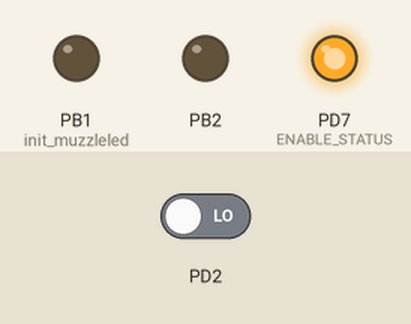
The program below on a simulated ATmega168, built with avr-gcc and emulated at 16 MHz. Parts: output pins drawn as LEDs (lit = HIGH). The test bench sets the inputs (shaded band); at power-on: PD2 LOW.

Above: at 1.2 s.
1.3 s: PD2 driven HIGH
Timing chart, 0 to 4.3 s (numbered marks = the images above; inputs shaded):
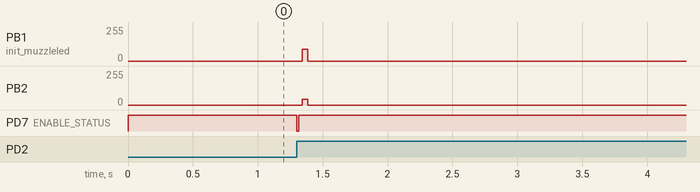

The program:

WeaponUnit.c
```c
// (licence header left out)
// CPU speed of 16 Mhz, is used by delay.h
#define F_CPU 16000000UL

#include <stddef.h>
#include <inttypes.h>
#include <util/delay.h>
#include <avr/io.h>
#include <avr/wdt.h>
#include <avr/interrupt.h>
#include "../FragWire/FragWire.h"
#include "../MilesTag/MilesTag.h"

// Team ID and player ID
#define TEAM_ID     MT_TID_GREEN
#define PLAYER_ID   0x54 // 7-bits, so should be less than 128
#define DAMAGE		MT_DAMAGE_35

// weapon states
#define DISABLED    0
#define ENABLED     1

// Infrared transmit data lengths for Timer0
#define TIMER0_16MHZ_2400USEC   150
#define TIMER0_16MHZ_1200USEC   75
#define TIMER0_16MHZ_600USEC    38

//#define TRIGGER_PULLUP    // If trigger has pullup resistor, define and undefine TRIGGER_PULLDOWN
#define TRIGGER_PULLDOWN    // If trigger has pulldown resistor, define and undefine TRIGGER_PULLUP

// Status LED
#define ENABLE_STATUS			PORTD |= (1 << PD7)
#define DISABLE_STATUS			PORTD &= ~(1 << PD7)
#define TOGGLE_STATUS			PORTD ^= (1 << PD7)

// function prototypes
void fw_process_packet(fw_packet fw_rx_packet);
void init_statusled(void);
void init_muzzleled(void);
void init_timer2(void);
void init_extint(void);
void fire(void);

/**
 * The state of the weapon
 * state can be ENABLED of DISABLED
 * If state is DISABLED the weapon will not respond at trigger
 */
unsigned char weapon_state = ENABLED;

/**
 * The weapon is cooling down
 */
unsigned char cooling_down = 0;

/**
 * FragWire packet (used to send)
 */
fw_packet fw_tx_packet;

/**
 * MilesTag shot packet (used to send)
 */
mt_shot_packet mt_tx_shot_packet;

/**
 * USART Receive buffer empty interrupt service routine
 * Handles the transmission of a FragWire packet
 */
ISR(USART_UDRE_vect)
{
	fw_ISR_USART_UDRE();
}

/**
 * Interrupt service routine for UART receive interrupt
 * Checks if UART receive buffer is not full and
 * pushes the received byte to the UART receive buffer
 */
ISR(USART_RX_vect) {
	fw_ISR_USART_RX();
}

/**
 * Interrupt service routine for Timer0 Output Compare Match A interrupt.
 * This routine is used by the infrared send protocol.
 */
ISR(TIMER0_COMPA_vect)
{
	mt_ISR_TIMER0_COMPA();
}

/**
 * Timer2 overflow interrupt routine
 * Allows a new shot to be fired
 */
ISR(TIMER2_OVF_vect)
{
	TCCR2B &= ~((1 << CS22) | (1 << CS21) | (1 << CS20)); // disable timer2
	cooling_down = 0;
	ENABLE_STATUS; // enable status LED
}

/**
 * Interrupt service routine for INT0
 * Trigger of the weapon initiates the interrupt
 * If it is allowed, shoot
 */
ISR(INT0_vect)
{
	fire();
}

/**
 * Main routine
 * Initializes system
 * Goes into endless loop and assembles packets.
 * Calls fw_process_packet() when a packet is assembled.
 */
int main(void)
{
    // init system
    fw_init(fw_process_packet);
    mt_tx_init();
    init_statusled();
    init_muzzleled();
	init_timer2();
	init_extint();

    wdt_enable(WDTO_1S); // enable watchdog timer, 1 second timeout

	sei(); // enable interrupts

	ENABLE_STATUS; // enable status LED

    while(1) {

        wdt_reset(); // reset watchdog timer

        fw_assemble_packet();

    }

    return -1;
}

/**
 * Process an assembled packet
 * This function is called by the packet assembler
 * when it has completed assembling a packet
 */
void fw_process_packet(fw_packet fw_rx_packet)
{
	switch (fw_rx_packet.data[0]) { // fw_rx_packet.data[0] contains the message identifier
		case FW_MID_DISABLE_WEAPON:
			weapon_state = DISABLED;
			break;
		case FW_MID_ENABLE_WEAPON:
			weapon_state = ENABLED;
			break;
		case FW_MID_NOP:
			// no operation, do nothing
		    break;
		default:
			break;
    }
}

/**
 * Initialize pin used for status LED
 */
void init_statusled(void)
{
	DDRD |= (1 << PD7); // PD7 as output
	PORTD &= ~(1 << PD7); // set PD7 to low, so status led is off in the beginning
}

/**
 * Initialize pin used for muzzle LED
 */
void init_muzzleled(void)
{
	DDRB |= (1 << PB1); // PB1/OC1A as output
	PORTB &= ~(1 << PB1); // set PB1 to low, so muzzle led is off in the beginning
}

/**
 * Initialize Timer2, used by throttle the rate of fire
 */
void init_timer2(void)
{
    TIMSK2 |= (1 << TOIE2);		// Overflow interrupt enable
}

/**
 * Initialize external interrupt used for trigger
 */
void init_extint(void)
{
    DDRD &= ~ (1 << PD2); // set PD2/INT0 data direction to input
    EIMSK |= (1 << INT0); // enable INT0 in external interrupt mask register

#ifdef TRIGGER_PULLUP

    EICRA |= (1 << ISC01); // interrupt on falling edge

#endif

#ifdef TRIGGER_PULLDOWN

    EICRA |= (1 << ISC01) | (1 << ISC00); // interrupt on rising edge

#endif

}

/**
 * Fire an IR bullet
 */
void fire(void)
{
	// PORTB ^= (1 << PB1);

	// only fire if allowed
	if (mt_get_tx_state() == MT_TX_IDLE && weapon_state == ENABLED && cooling_down == 0) {
		DISABLE_STATUS;

		cooling_down = 1;
		TCNT2 = 1;
		TCCR2B |= (1 << CS22) | (1 << CS21) | (1 << CS20); // enable timer2, CLK/1024

		mt_tx_shot_packet.player_id = PLAYER_ID;
		mt_tx_shot_packet.team_id = TEAM_ID;
		mt_tx_shot_packet.damage = DAMAGE;
		mt_send_shot_packet(mt_tx_shot_packet);
	}
}
```

FragWire.c
```c
// (licence header left out)
#define F_CPU 16000000UL // CPU speed, is used by delay.h and setbaud.h
#define BAUD 9600 // Baud rate, is used by setbaud.h

#include <stddef.h>
#include <inttypes.h>
#include <util/delay.h>
#include <util/crc16.h>
#include <util/setbaud.h>
#include <avr/io.h>
#include <avr/wdt.h>
#include <avr/interrupt.h>
#include "FragWire.h"

// a, FragWire preamble
#define PREAMBLE				0x61

// Buffer sizes
#define UART_RXBUF_SIZE			128 // UART Receive buffer size
#define FW_TXBUF_SIZE			128 // FragWire transmit buffer size
#define FW_TXTEMPBUF_SIZE		128 // FragWire transmit temp buffer size

// UART BAUD rates
#define UART_BAUD_16MHZ_9600    103 // 0.2% error
#define UART_BAUD_16MHZ_19200   51  // 0.2% error
#define UART_BAUD_16MHZ_57600   16  // 2.1% error
#define UART_BAUD_16MHZ_115200  8   // -3.5% error
#define UART_BAUD_16MHZ_250000  3   // 0% error

// internal function prototypes
void (*fw_process_packet_callback)(fw_packet fw_rx_packet) = (void*) NULL;
void uart_init(unsigned int baud_divisor);
unsigned char uart_rxbuf_full(void);
unsigned char uart_rxbuf_empty(void);
unsigned char uart_rxbuf_pullbyte(void);
void uart_rxbuf_pushbyte(unsigned char c);
unsigned char CRC8_packet(fw_packet packet);

/**
 * FragWire transmit state
 */
volatile unsigned char fw_tx_state = FW_TX_IDLE;

/**
 * FragWire transmit buffer
 */
volatile unsigned char fw_tx_buf[FW_TXBUF_SIZE];

/**
 * FragWire transmit buffer size
 */
volatile unsigned char fw_tx_bufsize;

/**
 * Number of bytes sent of a FragWire packet
 */
volatile unsigned char fw_tx_count;

/**
 * Temporary buffer to assemble FragWire packet
 */
unsigned char fw_tx_tempbuf[FW_TXTEMPBUF_SIZE];

/**
 * State of packet assembling.
 * State can be idle, processing or any of the packet segments
 */
unsigned char fw_rx_state = FW_RX_IDLE;

/**
 * Used to temp store a byte pulled from UART receive buffer
 */
unsigned char fw_rx_byte;

/**
 * FragWire packet that is currently being assembled
 */
fw_packet fw_rx_packet;

/**
 * Number of bytes already received from the data field of a packet
 * We need to record this to know where the data field ends
 */
unsigned char fw_rx_packet_datacnt = 0;

/**
 * Checksum of the packet that is currently being assembled
 */
unsigned char fw_rx_packet_checksum;

/**
 * Used by the UART receive interrupt service routine
 * to temporary store the incoming byte
 */
unsigned char uart_rx_byte;

/**
 * UART receive buffer
 */
unsigned char uart_rx_buf[UART_RXBUF_SIZE];

/**
 * UART receive buffer size
 */
unsigned char uart_rx_bufsize = 0;

/**
 * UART receive buffer read pointer
 * indice number of last read char
 */
unsigned char uart_rx_buf_rpt = 0;

/**
 * UART receive buffer write pointer
 * indice number of last written char
 */
unsigned char uart_rx_buf_wpt = 0;

/**
 * Initialize FragWire
 * @param baud_divisor the baud rate divisor. The baud rate is clk / baud rate divisor
 */
void fw_init(void (*fw_packet_callback)(fw_packet fw_rx_packet))
{
	fw_process_packet_callback = fw_packet_callback; // set the callback
	uart_init(UART_BAUD_16MHZ_9600);
}

/**
 * Initialize UART
 * @param baud_divisor the baud rate divisor. The baud rate is clk / baud rate divisor
 */
void uart_init(unsigned int baud_divisor)
{
	// initialize the USART using the values from setbaud.h
	UBRR0H = UBRRH_VALUE;
	UBRR0L = UBRRL_VALUE;

	#if USE_2X
	UCSR0A |= (1 << U2X0);
	#else
	UCSR0A &= ~(1 << U2X0);
	#endif

	// enable the USART receiver and transmitter, enable interrupt on receive
	UCSR0B = (1 << RXCIE0) | (1 << RXEN0) | (1 << TXEN0);
}

/**
 * Interrupt service routine for UART receive interrupt
 * Checks if UART receive buffer is not full and
 * pushes the received byte to the UART receive buffer
 */
void fw_ISR_USART_RX(void)
{
    uart_rx_byte = UDR0;

    if ( !uart_rxbuf_full() ) {
        uart_rxbuf_pushbyte(uart_rx_byte);
    }
}

/**
 * USART Receive buffer empty interrupt service routine
 * Handles the transmission of a FragWire packet
 */
void fw_ISR_USART_UDRE(void)
{
    if (fw_tx_bufsize > 0) {    // something to send
        UDR0 = fw_tx_buf[fw_tx_count++];
        fw_tx_bufsize--;
    } else {
        fw_tx_state = FW_TX_IDLE; // done with sending, so we are idle now
        UCSR0B &= ~(1 << UDRIE0); // disable USART receive buffer empty interrupt
    }
}

/**
 * Returns the FragWire transmit state
 */
unsigned char fw_get_tx_state(void)
{
	return fw_tx_state;
}

/**
 * Assembles the FragWire packet
 */
void fw_assemble_packet(void)
{
	// packet assembling
	if (! uart_rxbuf_empty() ) {
		if (fw_rx_state != FW_RX_PROCESSING) {

			// needs to be checked if we have to disable int for concurrency problems
			//cli(); // disable interrupts
			fw_rx_byte = uart_rxbuf_pullbyte();
			//sei(); // enable interrupts

			switch(fw_rx_state) {
				case FW_RX_IDLE:
					if (fw_rx_byte == PREAMBLE) {					// received preamble
						fw_rx_state = FW_RX_PREAMBLE;
						fw_rx_packet_datacnt = 0; // reset to zero
					}
					break;
				case FW_RX_PREAMBLE:								// received destination
					fw_rx_state = FW_RX_DESTINATION;
					fw_rx_packet.destination = fw_rx_byte;
					break;
				case FW_RX_DESTINATION:								// received source
					fw_rx_state = FW_RX_SOURCE;
					fw_rx_packet.source = fw_rx_byte;
					break;
				case FW_RX_SOURCE:									// received length
					fw_rx_state = FW_RX_LENGTH;
					fw_rx_packet.length = fw_rx_byte;
					break;
				case FW_RX_LENGTH:									// received data
					fw_rx_packet.data[fw_rx_packet_datacnt] = fw_rx_byte; // save byte in buffer
					fw_rx_packet_datacnt++; // increase number of received data bytes

					if (fw_rx_packet_datacnt == fw_rx_packet.length) {  // check if last data byte
						fw_rx_state = FW_RX_DATA; // next byte is CRC8
					}
					break;
				case FW_RX_DATA:									// received checksum
					fw_rx_state = FW_RX_PROCESSING; // no other packets can be assembled while in this state
					fw_rx_packet.crc8_checksum = fw_rx_byte;
					fw_rx_packet_checksum = CRC8_packet(fw_rx_packet);

					if (fw_rx_packet.crc8_checksum == fw_rx_packet_checksum) { // check if CRC is correct and process if correct
						if (fw_process_packet_callback != NULL) { // check if the callback is set
							fw_process_packet_callback(fw_rx_packet);
						}
					} else {
						// pretend nothing happened, start over with packet assembling
						//while ( !( UCSRA & (1 << UDRE)) ){} // while transmit buffer not empty, wait
						//UDR = fw_rx_packet_checksum; // send received byte to the serial port for debug
					}

					fw_rx_packet_datacnt = 0; // reset to zero for next packet
					fw_rx_state = FW_RX_IDLE;
					break;
				default: // should not happen
					break;
			}
		}
	}
}

/**
 * Initiates a transfer of a packet on FragWire
 * Assembles a packet in fw_tx_buf
 * Enables USART Data Register Empty interrupt
 * DRE interrupt routine takes care for transfer
 * and sets fx_tx_state to FW_TX_IDLE when done
 * @param packet the FragWire packet
 * @param source source FragWire bus address
 * @param length length of data segment
 * @param data array containing data segment
 */
void fw_send_packet(fw_packet fw_tx_packet) {

    unsigned char i;

    while (fw_tx_state != FW_TX_IDLE); // wait if previous transfer has not yet completed

    fw_tx_bufsize = 0; // used by interrupt routine to check number of bytes left to transfer
    fw_tx_count = 0;   // used by interrupt routine for array index of fw_tx_buf (counting up)

    fw_tx_buf[0] = PREAMBLE;
    fw_tx_buf[1] = fw_tx_packet.destination;
    fw_tx_buf[2] = fw_tx_packet.source;
    fw_tx_buf[3] = fw_tx_packet.length;

    fw_tx_bufsize = 4;

    // add data bytes to transmit buffer
    for (i=0; i< fw_tx_packet.length; i++) {
        fw_tx_buf[fw_tx_bufsize++] = fw_tx_packet.data[i];
    }

    // calculate and add CRC8 to transmit buffer
    fw_tx_buf[fw_tx_bufsize++] = CRC8_packet(fw_tx_packet);

    fw_tx_state = FW_TX_BUSY; // we start with sending so we are busy
    UCSR0B |= (1 << UDRIE0); // enable USART Data Register Empty interrupt
}

/**
 * Checks if UART receive buffer is full
 * @return 1 if buffer is full, 0 if buffer is not full
 */
unsigned char uart_rxbuf_full(void)
{
    return uart_rx_buf_rpt == uart_rx_buf_wpt &&
           uart_rx_bufsize == UART_RXBUF_SIZE;
}

/**
 * Checks if UART receive buffer is empty
 * @return 1 if buffer is empty, 0 if buffer is not empty
 */
unsigned char uart_rxbuf_empty(void)
{
    return uart_rx_buf_rpt == uart_rx_buf_wpt &&
           uart_rx_bufsize == 0;
}

/**
 * Adds a byte to the UART receive buffer
 * This function may only be called if uart_rxbuf_full() == 0
 */
void uart_rxbuf_pushbyte(unsigned char c)
{
    // increase write pointer, check if at end of array
    if (++uart_rx_buf_wpt >= UART_RXBUF_SIZE) uart_rx_buf_wpt = 0;

    uart_rx_buf[uart_rx_buf_wpt] = c;
    uart_rx_bufsize++;
}

/**
 * Pulls a byte from the UART receive buffer
 * This function may only be called if uart_rxbuf_empty() == 0
 * @return byte pulled from the buffer
 */
unsigned char uart_rxbuf_pullbyte(void)
{

    // increase read pointer, check if at end of buffer, if so wrap to the start of the buffer
    if (++uart_rx_buf_rpt >= UART_RXBUF_SIZE) uart_rx_buf_rpt = 0;

    uart_rx_bufsize--;

    return uart_rx_buf[uart_rx_buf_rpt];
}

/**
 * Calculates CRC from a FragWire packet
 * Runs _crc8_ccitt_update() on each byte in the packet to calculate the CRC
 */
unsigned char CRC8_packet(fw_packet packet)
{
    unsigned char i, crc;

    crc = 0xFF;
	crc = _crc8_ccitt_update(crc, packet.destination);
	crc = _crc8_ccitt_update(crc, packet.source);
	crc = _crc8_ccitt_update(crc, packet.length);

    for (i=0; i<packet.length; i++)
    {
        crc = _crc8_ccitt_update(crc, packet.data[i]);
    }

    return crc;
}
```

FragWire.h
```c
// (licence header left out)
#ifndef FRAGWIRE_H_
#define FRAGWIRE_H_

// FragWire message id's
#define FW_MID_NOP				0x00
#define FW_MID_ENABLE_WEAPON	0x20
#define FW_MID_DISABLE_WEAPON	0x21
#define FW_MID_PLAYER_HIT		0x10

// FragWire packet assembling states
#define FW_RX_IDLE          0
#define FW_RX_PREAMBLE      1
#define FW_RX_DESTINATION   2
#define FW_RX_SOURCE        3
#define FW_RX_LENGTH        4
#define FW_RX_DATA          5
#define FW_RX_CRC           6
#define FW_RX_PROCESSING    7

// FragWire transfer states
#define FW_TX_IDLE				0
#define FW_TX_BUSY				1

// FragWire packet data buffer size (this is not UART buffer!)
#define FW_PACKET_BUFSIZE		128

typedef struct
{
	/**
	 * The source bus address
	 */
	unsigned char source;

	/**
	 * The destination bus address
	 */
	unsigned char destination;

	/**
	 * The length field
	 */
	unsigned char length;

	/**
	 * The data field
	 */
	unsigned char data[FW_PACKET_BUFSIZE];

	/**
	 * The CRC8 checksum
	 */
	unsigned char crc8_checksum;
} fw_packet;

// function prototypes
void fw_init(void (*fw_packet_callback)(fw_packet fw_rx_packet));
void fw_ISR_USART_RX(void);
void fw_ISR_USART_UDRE(void);
unsigned char fw_get_tx_state(void);
void fw_assemble_packet(void);
void fw_send_packet(fw_packet fw_tx_packet);

#endif /* FRAGWIRE_H_ */
```

Source omitted: MilesTag.c (19620 bytes), MilesTag.h (4172 bytes)

Measured:
- after the input at 1.3 s, PB1 (init_muzzleled): 0/255 → 89/255 at once, → 0/255 0.04 s later; PB2: 0/255 → 44/255 at once, → 0/255 0.04 s later; PD7 (ENABLE_STATUS): HIGH → LOW at once, → HIGH 0.02 s later
